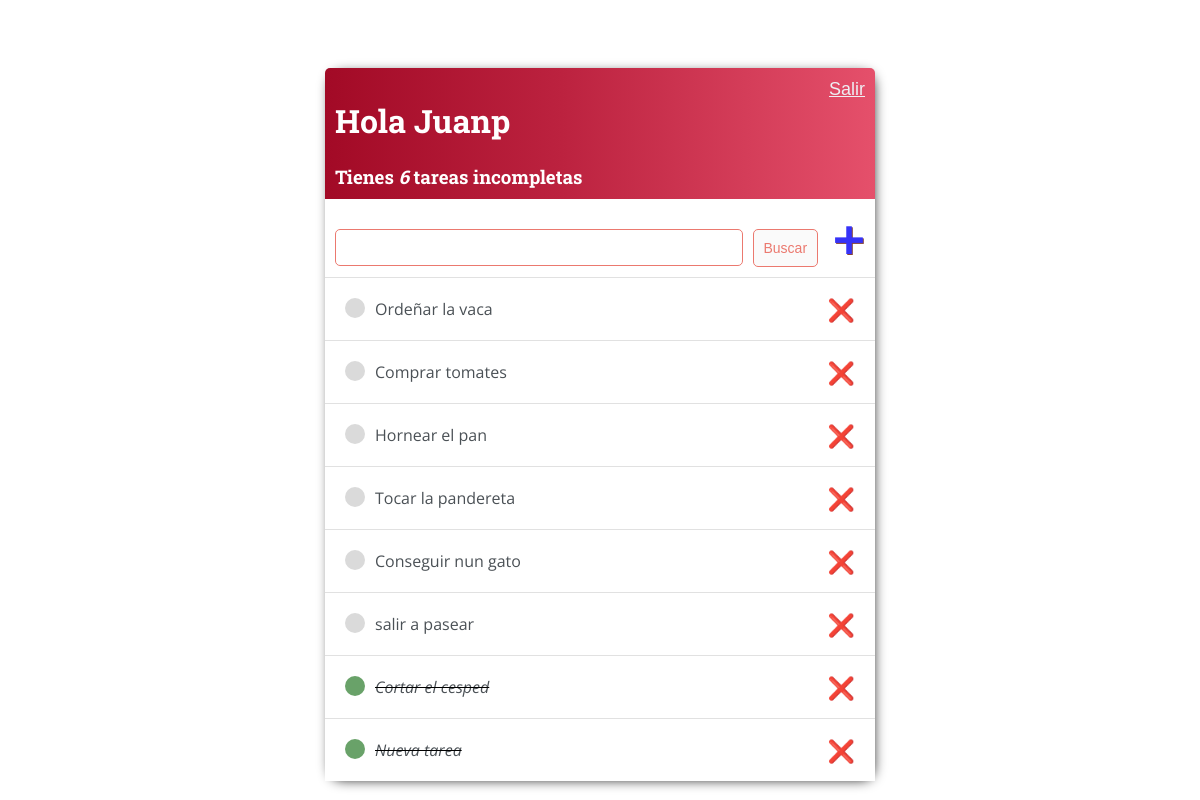
The app's page / (signed in) with its own data.
### base/models.py (models this page shows)
class Tarea(models.Model): # logica de dfatos uno a varios - un solo elemento pude tener multiples tareas.
    usuario = models.ForeignKey(User,
                                 on_delete=models.CASCADE,
                                 null=True,
                                 blank= True) # cascade si se elimina el usuario se elimina sus tareas.
    titulo = models.CharField(max_length=200)
    descripcion = models.TextField(null=True,
                                   blank=True)
    completo = models.BooleanField(default=False)
    creado = models.DateTimeField(auto_now_add=True)
    def __str__(self):
        return self.titulo
    class Meta:
        ordering = ['completo']

### base/views.py (the view)
# urls.py: urlpatterns = [path('', ListaPendientes.as_view(), name= 'tareas'),
class ListaPendientes(LoginRequiredMixin, ListView):
    model = Tarea
    context_object_name = 'tareas'
    def get_context_data(self, **kwarg):
        context = super().get_context_data(**kwarg)
        context['tareas'] = context['tareas'].filter(usuario=self.request.user)
        context['count'] = context['tareas'].filter(completo=False).count()
        valor_buscado = self.request.GET.get('area-buscar') or ''
        if valor_buscado:
            context['tareas'] = context['tareas'].filter(titulo__icontains=valor_buscado)
        context['valor_buscado'] = valor_buscado
        return context

### base/templates/base/tarea_list.html (shortened to what this page needs)
{% extends 'base/principal.html' %}
{%  block content %}
<div class="barra-superior">
    <div>
        <h1>Hola {{request.user|title}}</h1>
        <h3 style="margin:0">Tienes <i>{{count}} </i> tarea{{count|pluralize}} incompleta{{count|pluralize}}</h3>
    </div>
    {% if request.user.is_authenticated %}
    <form action="{% url 'logout' %}" method="post" style="display: inline;">
    <button type="submit" style="background: none; border: none; color: rgb(238, 238, 243); font-size: 18px ; text-decoration: underline; cursor: pointer; padding: 0;">
    Salir
    </button>
    </form>
    {% else %}
    <a href="{% url 'login' %}">Ingresar</a>
    {% endif %}
</div>
<div id="envoltorio-agregar-buscar">
    <form method="GET" style="margin-top: 20px; display: flex; flex-grow: 1; align-items: center; gap: 10px;">
        <input type="text" name="area-buscar" value="{{valor_buscado}}" style="width: auto; flex-grow: 1;">
        <input class="boton" type="submit" value="Buscar">
    </form>
    <a id="enlace-agregar" href="{% url 'crear-tarea' %}" style="margin-left: 15px;">&#x1F7A5;</a>
</div>
<div class = 'envoltorio-items-tarea'>
    {% for tarea in tareas %}
    <div class="envoltorio-tarea">
        {% if tarea.completo %}
        <div class="titulo-tarea">
            <div class="icono-tarea-completa"></div>
            <i><s><a href="{% url 'editar-tarea' tarea.id %}">{{tarea}}</a></s></i>
        </div>
        <a class="enlace-eliminar" href="{% url 'eliminar-tarea' tarea.id %}">&#x274C;</a>
        {% else %}
        <div class="titulo-tarea">
            <div class="icono-tarea-incompleta"></div>
            <a href="{% url 'editar-tarea' tarea.id %}">{{tarea}}</a>
        </div>
        <a class="enlace-eliminar" href="{% url 'eliminar-tarea' tarea.id %}">&#x274C;</a>
        {% endif %}
    </div>
    {% empty %}
    <h3>No hay elementos en está lista</h3>
    {% endfor %}
</div>
{%  endblock content %}

### base/templates/base/principal.html (shortened to what this page needs)
<!DOCTYPE html>
<html lang="es">
<head>
</head>
<body>
    <div class="container">
        {%  block content %}
        {%  endblock content %}
    </div>
</body>
</html>

### records on screen
Tarea: titulo "Ordeñar la vaca"
Tarea: titulo "Comprar tomates"
Tarea: titulo "Hornear el pan"
Tarea: titulo "Tocar la pandereta"
Tarea: titulo "Conseguir nun gato"
Tarea: titulo "salir a pasear"
Tarea: titulo "Cortar el cesped"
Tarea: titulo "Nueva tarea"

### other values on screen
{{ request.user|title }} "Juanp"
{{ count }} "6"
